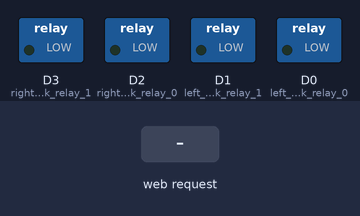
The sketch below on a simulated ESP8266 (NodeMCU). On the bench: switched loads named in the sketch (green lamp = pin HIGH). The inputs (shaded band) are chosen by the test bench. WiFi joins after 1.5 s; servers stay silent unless stated; what the sketch prints to the serial monitor is not drawn.

Above: at 3.2 s.
3.3 s: HTTP request GET /controls?left_bank=1 received
At 3.43 s:
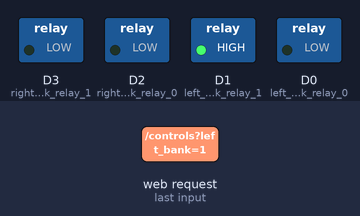
5.0 s: HTTP request GET /controls?left_bank=0 received
At 5.13 s:
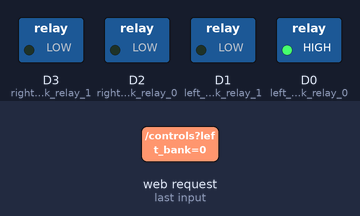
6.7 s: HTTP request GET /controls?right_bank=1 received
At 6.83 s:
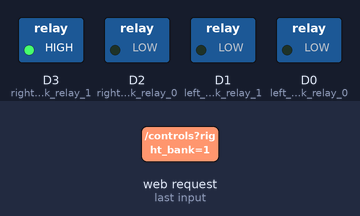
8.4 s: HTTP request GET /controls?right_bank=0 received
At 8.53 s:
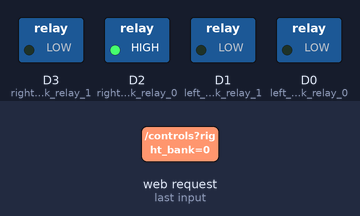
10.1 s: HTTP request GET /controls?left_bank=1&right_bank=1 received
At 10.23 s:
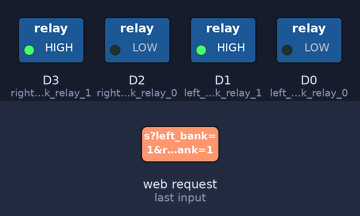
Timing chart, 0 to 12.8 s (numbered marks = the images above; inputs shaded):
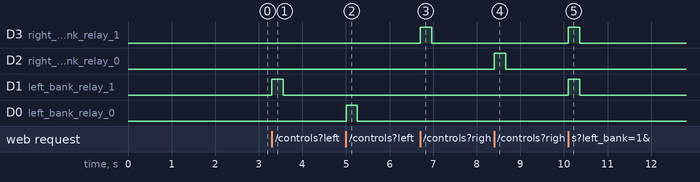

Measured:
- after the input at 3.3 s, D1 (left_bank_relay_1): LOW → HIGH at once, → LOW 0.26 s later
- after the input at 5.0 s, D0 (left_bank_relay_0): LOW → HIGH at once, → LOW 0.26 s later
- after the input at 6.7 s, D3 (right_bank_relay_1): LOW → HIGH at once, → LOW 0.26 s later
- after the input at 8.4 s, D2 (right_bank_relay_0): LOW → HIGH at once, → LOW 0.26 s later
- after the input at 10.1 s, D3 (right_bank_relay_1), D1 (left_bank_relay_1): LOW → HIGH at once, → LOW 0.26 s later

The sketch:

net-tracks.ino
```cpp
#include <ESP8266WiFi.h>
#include <ESP8266WebServer.h>
#include "WiFiClient.h"

const char* ssid = "";
const char* password = "";

ESP8266WebServer server(80);
int timeout = 0;
bool motor = false;

//keep connection alive if client is connected, kill connection and turn off pins if timeout.
void keep_alive() {
  if (server.client() == 0) {
    timeout++;
    delay(5);
    if (timeout > 50) {
      timeout = 0;
      if (motor) {
        Serial.println("off");
        motor = false;
        digitalWrite(D0, LOW);
        digitalWrite(D1, LOW);
        digitalWrite(D2, LOW);
        digitalWrite(D3, LOW);
      }
    }
  }
}

void handleControls() {
  String message;
  timeout = 0;

  if (server.arg("left_bank") != "") {
    int left_bank = server.arg("left_bank").toInt();
    if (left_bank == 2) {
      digitalWrite(D0, LOW);
      digitalWrite(D1, LOW);
      message += "left_bank relays off\n";
    }
    if (left_bank == 1) {
      motor = true;
      digitalWrite(D0, LOW);
      digitalWrite(D1, HIGH);
      message += "left_bank_relay_0: on, left_bank_relay_1: off\n";
    }
    if (left_bank == 0) {
      motor = true;
      digitalWrite(D1, LOW);
      digitalWrite(D0, HIGH);
      message += "left_bank_relay_0: off, left_bank_relay_1: on\n";
    }
  }

  if (server.arg("right_bank") != "") {
    int right_bank = server.arg("right_bank").toInt();
    if (right_bank == 2) {
      digitalWrite(D2, LOW);
      digitalWrite(D3, LOW);
      message += "right_bank relays off\n";
    }
    if (right_bank == 1) {
      motor = true;
      digitalWrite(D2, LOW);
      digitalWrite(D3, HIGH);
      message += "right_bank_relay_0: on, right_bank_relay_1: off\n";
    }
    if (right_bank == 0) {
      motor = true;
      digitalWrite(D3, LOW);
      digitalWrite(D2, HIGH);
      message += "right_bank_relay_0: off, right_bank_relay_1: on\n";
    }
  }
  server.send(200, "text / plain", message);
}


void setup() {

  //Communication setup.
  Serial.begin(115200);
  WiFi.begin(ssid, password);
  while (WiFi.status() != WL_CONNECTED) {
    delay(1000);
    Serial.println("Waiting to connect…");
  }
  Serial.print("IP address: ");
  Serial.println(WiFi.localIP());
  Serial.print("MAC address: ");
  Serial.println(WiFi.macAddress());
  server.on("/controls", handleControls);
  server.begin();
  Serial.println("Server listening:");

  //Motor Interface setup.
  pinMode(D0, OUTPUT); // left_bank_relay_0
  pinMode(D1, OUTPUT); // left_bank_relay_1
  pinMode(D2, OUTPUT); // right_bank_relay_0
  pinMode(D3, OUTPUT); // right_bank_relay_1
}

void loop() {
  server.handleClient();
  keep_alive();
}
```
